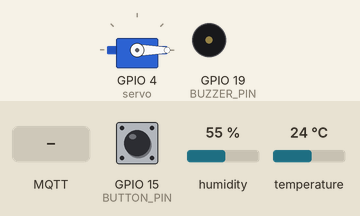
Bench run of a sketch on a simulated ESP32. Shown: servo, buzzer (waves = sounding). The inputs (shaded band) are chosen by the test bench; at power-on: GPIO 15 (BUTTON_PIN) HIGH, humidity 55 %, temperature 24 °C. WiFi joins after 1.5 s; servers stay silent unless stated; no MQTT or app messages arrive unless stated; what the sketch prints to the serial monitor is not drawn.

Above: at 2.7 s.
2.8 s: GPIO 15 (BUTTON_PIN) pulled LOW for 1 s
At 4.3 s:
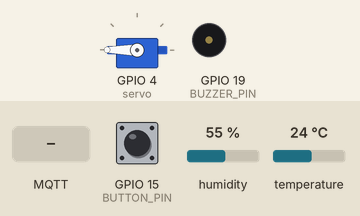
At 5.97 s:
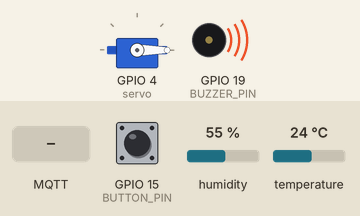
7.6 s: MQTT message "5" arrives on the first subscribed topic
9.6 s: MQTT message "on" arrives on the first subscribed topic
11.9 s: MQTT message "off" arrives on the first subscribed topic
Timing chart, 0 to 14.9 s (numbered marks = the images above; inputs shaded):
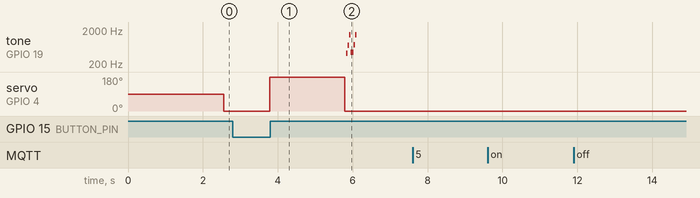

Measured:
- after the input at 2.8 s, tone on GPIO 19 (BUZZER_PIN): plays 419 Hz for 0.04 s, 701 Hz for 0.04 s, 1471 Hz for 0.04 s, 447 Hz for 0.08 s, 732 Hz for 0.04 s, 1471 Hz for 0.04 s, starting after 3.0 s; servo on GPIO 4 (servo): 0° → 180° after 0.99 s, → 0° 2.0 s later
- after the input at 7.6 s, every drawn part: stays the same
- after the input at 9.6 s, every drawn part: stays the same
- after the input at 11.9 s, every drawn part: stays the same

The sketch:

esp-v2.ino
```cpp
#include <WiFi.h>
#include <PubSubClient.h>
#include <ArduinoJson.h>

#include <ESP32Servo.h>
#include "DHT.h"
#define DHTPIN 2
#define DHTTYPE DHT11
#define RX_PIN 16
#define TX_PIN 17
#define BUTTON_PIN 15
#define BUZZER_PIN 19
#define TRESHOLD 400

int val = 10;
int length = 9;

char notes[] = "cega cega";
int beats[] = { 1, 1, 1, 1, 1, 1, 1, 1, 1, 1, 1, 1, 1, 1, 1, 1, 1, 1, 1, 1, 1, 1, 1, 1, 1, 1};

int tempo = 20;
void playTone(int tone, int duration) {
  for (long i = 0; i < duration * 1000L; i += tone * 2) {
    digitalWrite(BUZZER_PIN, HIGH);
    delayMicroseconds(tone);
    digitalWrite(BUZZER_PIN, LOW);
    delayMicroseconds(tone);
  }
}
void playNote(char note, int duration) {
  char names[] = { 'c', 'd', 'e', 'f', 'g', 'a', 'b', 'C' };
  int tones[] = { 1115, 900, 719, 632, 475, 336, 214, 156};

  // play the tone corresponding to the note name
  for (int i = 0; i < 8; i++) {
    if (names[i] == note) {
      playTone(tones[i], duration);
    }
  }
}


DHT dht(DHTPIN, DHTTYPE);
Servo servo;

int button_state = 0;

// WiFi
const char *ssid = "Birpdemo"; // Enter your Wi-Fi name
const char *password = "Birpdemo";   // Enter Wi-Fi password

// MQTT Broker
const char *mqtt_broker = "broker.emqx.io";
const char *topic = "birptopic";
const char *mqtt_username = "birp";
const char *mqtt_password = "birp";
const int mqtt_port = 1883;

//date globale pentru operabilitate
int vector_numere[3];
int mynumber;
String payloadAsString = "";
DynamicJsonDocument doc(1024);
char json[256];
bool refresh_scriere = 0;
bool refresh_citire = 0;
String Mesaj_primit = "";
int nrcitire = 0;

// conectare wifi
WiFiClient espClient;
PubSubClient client(espClient);

// timer interrupt
volatile int interruptCounter;  //for counting interrupt
int totalInterruptCounter;    //total interrupt counting
int LED_STATE = LOW;
hw_timer_t * timer = NULL;      //H/W timer defining (Pointer to the Structure)

portMUX_TYPE timerMux = portMUX_INITIALIZER_UNLOCKED;

void IRAM_ATTR onTimer() {      //Defining Inerrupt function with IRAM_ATTR for faster access
  portENTER_CRITICAL_ISR(&timerMux);
  interruptCounter++;
  portEXIT_CRITICAL_ISR(&timerMux);
}

void setup() {
  pinMode(BUTTON_PIN, INPUT);
  pinMode(BUZZER_PIN, OUTPUT);

  // Serial is used for debug
  Serial.begin(115200);
  // Serial2 is used for communication between esp32 and arduino
  Serial2.begin(9600, SERIAL_8N1, RX_PIN, TX_PIN);

  servo.attach(4);
  dht.begin();

  // Connecting to a WiFi network
  WiFi.begin(ssid, password);
  while (WiFi.status() != WL_CONNECTED)
  {
    delay(500);
    Serial.println("Connecting to WiFi..");
  }
  Serial.println("Connected to the Wi-Fi network");
  // connecting to a mqtt broker
  client.setServer(mqtt_broker, mqtt_port);
  client.setCallback(callback);
  while (!client.connected())
  {
    String client_id = "mqttx_e9fc5372";
    client_id += String(WiFi.macAddress());
    Serial.printf("The client %s connects to the public MQTT broker\n", client_id.c_str());
    if (client.connect(client_id.c_str(), mqtt_username, mqtt_password))
    {
      Serial.println("Public EMQX MQTT broker connected");
    }
    else
    {
      Serial.print("failed with state ");
      Serial.print(client.state());
      delay(2000);
    }
  }
  // Publish and subscribe
  client.publish(topic, "Hi, I'm Birp ^^");
  client.subscribe(topic);

  // timer intterupt
  timer = timerBegin(0, 80, true);             // timer 0, prescalar: 80, UP counting
  timerAttachInterrupt(timer, &onTimer, true);   // Attach interrupt
  timerAlarmWrite(timer, 60000000, true);     // Match value= 1000000 for 1 sec. delay.
  timerAlarmEnable(timer);                 // Enable Timer with interrupt (Alarm Enable)
}

void callback(char *topic, byte *payload, unsigned int length)
{
  Mesaj_primit = "";
  refresh_citire = 1;
  Serial.print("Message arrived in topic: ");
  Serial.println(topic);
  Serial.print("Message:");
  for (int i = 0; i < length; i++)
  {
    Serial.print((char)payload[i]);
    Mesaj_primit = Mesaj_primit + (char)payload[i];
  }

  Serial.println("MESAJUL TAU ESTE :");
  Serial.println(Mesaj_primit);
}

void citire()
{
  deserializeJson(doc, Mesaj_primit);

  float temp = doc["temp"];
  float hum = doc["hum"];
  float air = doc["air"];
//  Serial.println(temp);
//  Serial.println(hum);
//  Serial.println(air);

  refresh_citire = 0;
}


void loop() {

  // button for demo
  button_state = digitalRead(BUTTON_PIN);
//  Serial.print("button_state: ");
//  Serial.println(button_state);
  // reverse button
  if (button_state == LOW) {
    servo.write(180);
    delay(2000);
    servo.write(0);

    // buzzer logic
    for (int i = 0; i < length; i++) {
      if (notes[i] == ' ') {
        delay(beats[i] * tempo); // rest
      } else {
        playNote(notes[i], beats[i] * tempo);
      }

      // pause between notes
      delay(tempo / 2);
    }
  }

//  Serial.println("Message Received: ");
  String air_str = Serial2.readString();
  int air = air_str.toInt();
//  Serial.println(air_str);
//     Serial.println(air);

  if(air > 400) {
    servo.write(180);
  }
  if(air < 400) {
    servo.write(0);
  }

  float umiditate = dht.readHumidity();
  float temperatura = dht.readTemperature();

//  Serial.print("umiditate: ");
//  Serial.print(umiditate);
//  Serial.print("\n");
//
//
//  Serial.print("temperatura: ");
//  Serial.print(temperatura);
//  Serial.print("\n");

  if (interruptCounter > 0) {

    portENTER_CRITICAL(&timerMux);
    interruptCounter--;
    portEXIT_CRITICAL(&timerMux);

    //    totalInterruptCounter++;           //counting total interrupt

    doc["temp"] = temperatura;
    doc["hum"] = umiditate;
    doc["air"] = air; // de pe seriala 2?

    serializeJson(doc, json);
    client.publish(topic, json);

    //    Serial.print("An interrupt as occurred. Total number: ");
    //    Serial.println(totalInterruptCounter);
  }

  client.loop();
  // connecting to a mqtt broker
  client.setServer(mqtt_broker, mqtt_port);
  client.setCallback(callback);

  delay(100);

}
```
